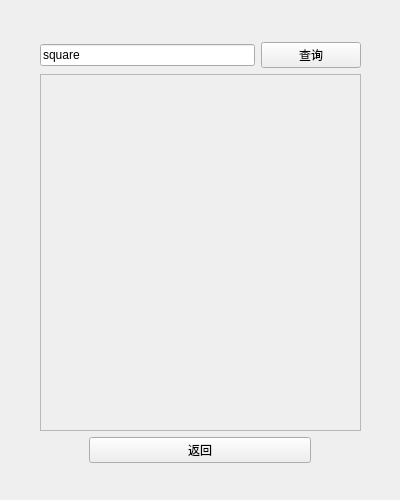
<?xml version="1.0" encoding="UTF-8"?>
<ui version="4.0">
 <class>FindUi</class>
 <widget class="QWidget" name="FindUi">
  <property name="geometry">
   <rect>
    <x>0</x>
    <y>0</y>
    <width>400</width>
    <height>500</height>
   </rect>
  </property>
  <property name="mouseTracking">
   <bool>true</bool>
  </property>
  <property name="focusPolicy">
   <enum>Qt::StrongFocus</enum>
  </property>
  <property name="acceptDrops">
   <bool>true</bool>
  </property>
  <property name="windowTitle">
   <string>Form</string>
  </property>
  <widget class="QWidget" name="layoutWidget">
   <property name="geometry">
    <rect>
     <x>40</x>
     <y>42</y>
     <width>321</width>
     <height>421</height>
    </rect>
   </property>
   <layout class="QVBoxLayout" name="verticalLayout">
    <item>
     <layout class="QHBoxLayout" name="horizontalLayout">
      <item>
       <widget class="QLineEdit" name="word">
        <property name="focusPolicy">
         <enum>Qt::StrongFocus</enum>
        </property>
        <property name="text">
         <string>square</string>
        </property>
       </widget>
      </item>
      <item>
       <widget class="QPushButton" name="query">
        <property name="minimumSize">
         <size>
          <width>100</width>
          <height>0</height>
         </size>
        </property>
        <property name="maximumSize">
         <size>
          <width>100</width>
          <height>16777215</height>
         </size>
        </property>
        <property name="text">
         <string>查询</string>
        </property>
        <property name="shortcut">
         <string>Return</string>
        </property>
       </widget>
      </item>
     </layout>
    </item>
    <item>
     <widget class="QScrollArea" name="scrollArea">
      <property name="focusPolicy">
       <enum>Qt::StrongFocus</enum>
      </property>
      <property name="widgetResizable">
       <bool>true</bool>
      </property>
      <widget class="QWidget" name="scrollAreaWidgetContents_2">
       <property name="geometry">
        <rect>
         <x>0</x>
         <y>0</y>
         <width>317</width>
         <height>332</height>
        </rect>
       </property>
      </widget>
     </widget>
    </item>
    <item>
     <layout class="QHBoxLayout" name="horizontalLayout_2">
      <item>
       <widget class="QPushButton" name="back">
        <property name="minimumSize">
         <size>
          <width>222</width>
          <height>0</height>
         </size>
        </property>
        <property name="maximumSize">
         <size>
          <width>222</width>
          <height>16777215</height>
         </size>
        </property>
        <property name="text">
         <string>返回</string>
        </property>
        <property name="shortcut">
         <string>Esc</string>
        </property>
       </widget>
      </item>
     </layout>
    </item>
   </layout>
  </widget>
 </widget>
 <tabstops>
  <tabstop>query</tabstop>
  <tabstop>scrollArea</tabstop>
  <tabstop>back</tabstop>
 </tabstops>
 <resources/>
 <connections/>
</ui>
